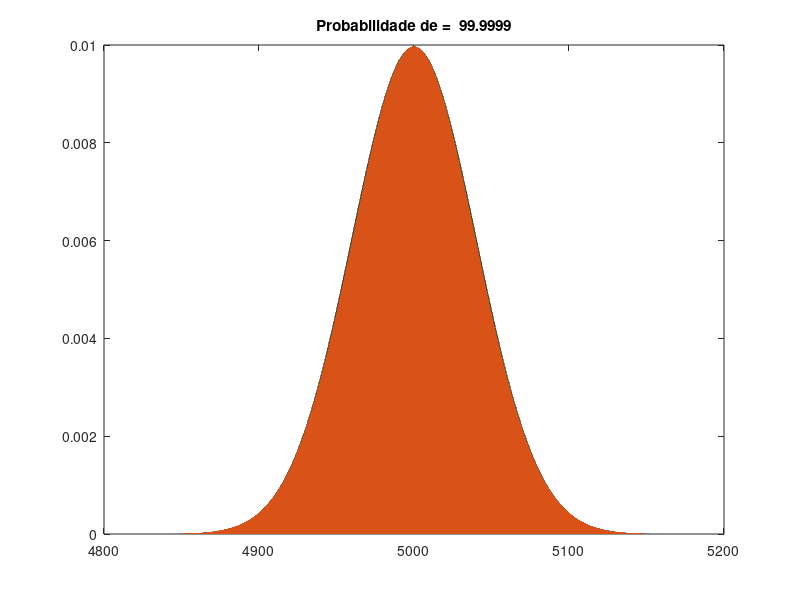

This figure's MATLAB source: (Note: this script raises an error after producing the figure.)
clc;clear all; close all;
%% Parte 1 Distribuicao NORMAL
mu = 5000;                                                 % Média
sigma = 40;                                            % Desvio padrâo
T=0.001;                                                % Taxa de amostragem
x=4800:T:5200;                                               % Eixo x       
% Distribuição
DistNorm=normpdf(x,mu,sigma);                           % Distribuição normal    
% Estimação da probabilidade
indices = min(find(x<=5038)):max(find(x>=5038)); % Encontra o local que se deseja estimar
prob1=sum(DistNorm(indices))*T*100;                     % Probabilidade de um evento ocorrer no intervalo
plot(x,DistNorm);                                       
title([ 'Probabilidade de =  ' num2str(prob1)  ]);      % Mostra valor verdadeiro de prob1
hold on;
area(x(indices),DistNorm(indices));                      % Probabilidade 
% Outra maneira de calcular
syms xs fs;
fs = 1/(sqrt(2*pi*sigma^2))*exp(-(xs-mu)^2/(2*sigma^2));
prob2 = eval(int(fs,-sigma,sigma))*100;
disp([' Probabilidade pela integral da fórmula da PDF = ' num2str(prob1) ' %']);
disp([' Probabilidade pela área da PDF = ' num2str(prob2) ' %']);

%% Parte 2 Distribuicao EXPONENCIAL
clc;
clear;
op1 = makedist('Exponential','mu',2)
op2 = makedist('Exponential','mu',5)
T=0.01;
x = 0:T:20;
pdf1 = pdf(op1,x);
pdf2 = pdf(op2,x);
a=min(find(x>=3));
b=max(find(x>=3));  
indices = a:b;
prob1 = sum(pdf1(indices))*T*100;
prob2 = sum(pdf2(indices))*T*100;
subplot(2,1,1)
plot(x,pdf1);  
hold on
area(x(indices),pdf1(indices))
title([ 'Probabilidade de =  ' num2str(prob1)  ]); 
subplot(2,1,2)
plot(x,pdf2);  
hold on
area(x(indices),pdf2(indices))
title([ 'Probabilidade de =  ' num2str(prob2)  ]); 
